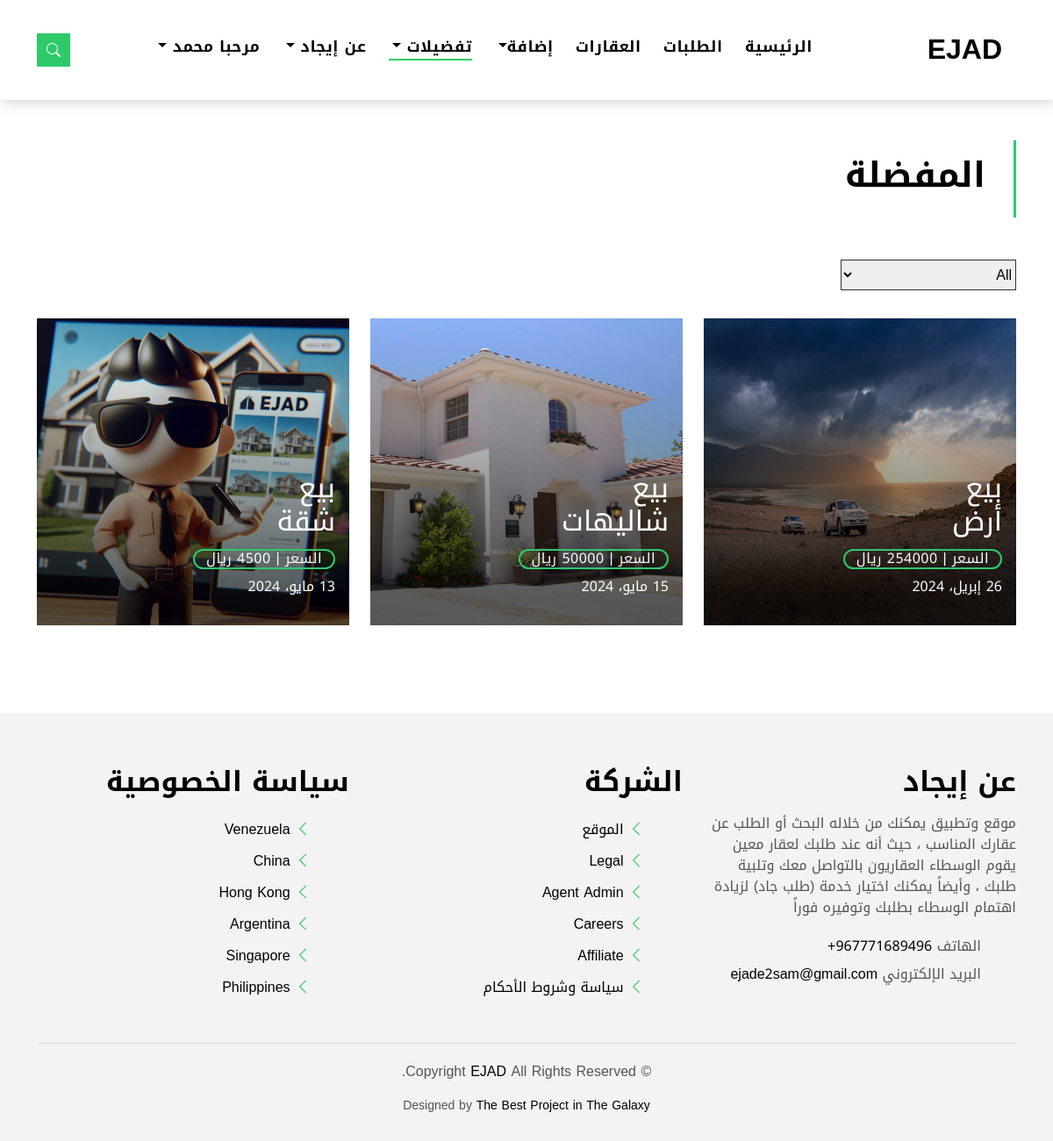
The app's page /order/fave (signed in) with its own data.
### property/models.py (models this page shows, shortened)
class Favorite(models.Model):
    property = models.ForeignKey(Property,
                                 on_delete=models.DO_NOTHING,
                                 null=True)
    customer = models.ForeignKey(Customer,
                                 on_delete=models.DO_NOTHING,
                                 null=True)
    status = models.BooleanField(default=False, null=True)

class Property(models.Model):
    area = models.ForeignKey(Area, on_delete=models.DO_NOTHING, null=True)
    agent = models.ForeignKey(Agent,
                              on_delete=models.DO_NOTHING,
                              null=True,
                              related_name='properties')
    title = models.CharField(max_length=50, null=True)
    property_type = models.CharField(max_length=100, null=True)
    location = models.CharField(max_length=100, null=True)
    img = models.ImageField(upload_to=filepath, blank=True)
    details = models.TextField(null=True)
    price = models.IntegerField(null=True)
    room_number = models.CharField(max_length=100, null=True, blank=True)
    hall_room = models.CharField(max_length=100, null=True, blank=True)
    bathrooms = models.CharField(max_length=100, null=True, blank=True)
    floor = models.CharField(max_length=100, null=True, blank=True)
    street_number = models.CharField(max_length=100, null=True)
    build_year = models.CharField(max_length=100, null=True)
    house_type = models.CharField(max_length=100, null=True, blank=True)
    space = models.IntegerField(null=True)
    pool = models.BooleanField(default=False, null=True)
    kitchen = models.BooleanField(default=False, null=True)
    roof = models.BooleanField(default=False, null=True)
    modern = models.BooleanField(default=False, null=True)
    appendix = models.BooleanField(default=False, null=True)
    elevator = models.BooleanField(default=False, null=True)
    basement = models.BooleanField(default=False, null=True)
    furnished = models.BooleanField(default=False, null=True)
    property_date = models.DateField(default=timezone.now)
    state = models.BooleanField(default=False, null=True)

### order/views.py (the view)
# urls.py: path('fave', views.fave, name='fave'),
def fave(request):
    context = {
        'fave': Favorite.objects.all(),
    }
    return render(request, 'order/fave.html', context)

### templates/order/fave.html (shortened to what this page needs)
{% extends 'base.html' %}
{% load static %}
{% block content %}
  <main id="main">
    <section class="intro-single">
      <div class="container">
        <div class="row">
          <div class="col-md-12 col-lg-8">
            <div class="title-single-box">
              <h1 class="title-single">المفضلة</h1>
            </div>
          </div>
        </div>
      </div>
    </section>
    <section class="property-grid grid">
      <div class="container">
        <div class="row">
          <div class="col-sm-12">
            <div class="grid-option">
              <form>
                <select class="custom-select">
                  <option selected>All</option>
                </select>
              </form>
            </div>
          </div>
          {% if user.is_authenticated and user.customer %}
          {% for fave in fave %}
          {% if request.user.customer == fave.customer %}
          {% if fave.status == True %}
          <div class="col-md-4">
            <div class="card-box-a card-shadow">
              <div class="img-box-a">
                {% if fave.property.img %}
                <img src="{{fave.property.img.url}}" alt="" class="img-a img-fluid" style="height: 350px; width: 100%;">
                {% else %}
                <img src="{% static 'assets/img/noPhoto.png' %}" alt="" class="img-a img-fluid" style="height: 350px; width: 100%;">
                {% endif %}
              </div>
              <div class="card-overlay">
                <div class="card-overlay-a-content">
                  <div class="card-header-a">
                    <h2 class="card-title-a">
                      <a href="{% url 'property_single' fave.property.id %}">{{fave.property.title}}
                        <br>{{fave.property.property_type}}</a>
                    </h2>
                  </div>
                  <div class="card-body-a">
                    <div class="price-box d-flex">
                      <span class="price-a">السعر | {{fave.property.price}} ريال</span>
                    </div>
                    <a href="{% url 'property_single' fave.property.id %}" class="link-a">{{fave.property.property_date}}
                    </a>
                  </div>
                </div>
              </div>
            </div>
          </div>
          {% endif %}
          {% endif %}
          {% endfor %}
          {% endif %}
        </div>
      </div>
    </section>
  </main>
  {% endblock %}

### templates/base.html (shortened to what this page needs)
{% load static %}
<!DOCTYPE html>
<html lang="en">
<head>
  <link href="{% static 'assets/vendor/animate.css/animate.min.css' %}" rel="stylesheet">
  <link href="{% static 'assets/vendor/bootstrap/css/bootstrap.min.css' %}" rel="stylesheet">
  <link href="{% static 'assets/vendor/bootstrap-icons/bootstrap-icons.css' %}" rel="stylesheet">
  <link href="{% static 'assets/vendor/swiper/swiper-bundle.min.css' %}" rel="stylesheet">
  <link href="{% static 'assets/css/style.css' %}" rel="stylesheet">
</head>
<body>
{% include 'parts/nav.html' %}
{% block content %}
{% endblock %}
{% include 'parts/footer.html' %}
</body>
</html>

### templates/parts/nav.html (shortened to what this page needs)
{% load static %}
  <nav class="navbar navbar-default navbar-trans navbar-expand-lg fixed-top">
    <div class="container">
      <a class="navbar-brand text-brand" href="{% url 'index' %}">EJAD</a>
      <div class="navbar-collapse collapse justify-content-center" id="navbarDefault">
        <ul class="navbar-nav">
          <li class="nav-item">
            <a class="nav-link {% if request.resolver_match.url_name == 'index' %}active{% endif %}" href="{% url 'index' %}">الرئيسية</a>
          </li>
          <li class="nav-item">
            <a class="nav-link {% if request.resolver_match.url_name == 'order_grid' %}active{% endif %}" href="{% url 'order_grid' %}">الطلبات</a>
          </li>
          <li class="nav-item">
            <a class="nav-link {% if request.resolver_match.url_name == 'property_grid' %}active{% endif %}" href="{% url 'property_grid' %}">العقارات</a>
          </li>
          {% if request.user.is_authenticated %}
          <li class="nav-item dropdown">
            <a class="nav-link dropdown-toggle" href="#" id="navbarDropdown" role="button" data-bs-toggle="dropdown" aria-haspopup="true" aria-expanded="false">إضافة</a>
          </li>
          {% endif %}
          <li class="nav-item dropdown">
            <a class="nav-link dropdown-toggle {% if request.resolver_match.url_name == 'fave' %}active{% endif %}" href="#" id="navbarDropdown" role="button" data-bs-toggle="dropdown" aria-haspopup="true" aria-expanded="false">
              تفضيلات
            </a>
          </li>
          <li class="nav-item dropdown">
            <a class="nav-link dropdown-toggle {% if request.resolver_match.url_name == 'about' %}active{% endif %}" href="#" id="navbarDropdown" role="button" data-bs-toggle="dropdown" aria-haspopup="true" aria-expanded="false">
            عن إيجاد
          </a>
          </li>
            {% if request.user.is_authenticated %}
              <li class="nav-item dropdown">
                  <a class="nav-link dropdown-toggle {% if request.resolver_match.url_name == 'profile' %}active{% endif %}" href="#" id="navbarDropdown" role="button" data-bs-toggle="dropdown" aria-haspopup="true" aria-expanded="false">
                      مرحبا {{ request.user.username }}
                  </a>
              </li>
            {% else %}
                <li class="nav-item">
                  <a class="nav-link {% if request.resolver_match.url_name == 'signup' %}active{% endif %}" href="{% url 'login' %}"> تسجيل الدخول</a>
                </li>
            {% endif %}
              </ul>
              </div>
      <button type="button" class="btn btn-b-n navbar-toggle-box navbar-toggle-box-collapse" data-bs-toggle="collapse" data-bs-target="#navbarTogglerDemo01">
        <i class="bi bi-search"></i>
      </button>
    </div>
  </nav>

### templates/parts/footer.html (shortened to what this page needs)
  <section class="section-footer">
    <div class="container">
      <div class="row">
        <div class="col-sm-12 col-md-4">
          <div class="widget-a">
            <div class="w-header-a">
              <h3 class="w-title-a text-brand">عن إيجاد</h3>
            </div>
            <div class="w-body-a">
              <p class="w-text-a color-text-a">
                موقع وتطبيق يمكنك من خلاله البحث أو الطلب عن عقارك المناسب ، حيث أنه عند طلبك لعقار معين  يقوم الوسطاء العقاريون بالتواصل معك وتلبية طلبك ، وأيضاً يمكنك اختيار خدمة (طلب جاد) لزيادة اهتمام الوسطاء بطلبك وتوفيره فوراً
              </p>
            </div>
            <div class="w-footer-a">
              <ul class="list-unstyled">
                <li class="color-a">
                  <span class="color-text-a">الهاتف</span> <a href="tel:+967771689496"> 967771689496+</a>
                </li>
                <li class="color-a">
                  <span class="color-text-a">البريد الإلكتروني</span> <a href="mailto:ejade2sam@gmail.com"> ejade2sam@gmail.com</a>
                </li>
              </ul>
            </div>
          </div>
        </div>
        <div class="col-sm-12 col-md-4 section-md-t3">
          <div class="widget-a">
            <div class="w-header-a">
              <h3 class="w-title-a text-brand">الشركة</h3>
            </div>
            <div class="w-body-a">
              <div class="w-body-a">
                <ul class="list-unstyled">
                  <li class="item-list-a">
                    <i class="bi bi-chevron-left"></i> <a href="#">الموقع</a>
                  </li>
                  <li class="item-list-a">
                    <i class="bi bi-chevron-left"></i> <a href="#">Legal</a>
                  </li>
                  <li class="item-list-a">
                    <i class="bi bi-chevron-left"></i> <a href="#">Agent Admin</a>
                  </li>
                  <li class="item-list-a">
                    <i class="bi bi-chevron-left"></i> <a href="#">Careers</a>
                  </li>
                  <li class="item-list-a">
                    <i class="bi bi-chevron-left"></i> <a href="#">Affiliate</a>
                  </li>
                  <li class="item-list-a">
                    <i class="bi bi-chevron-left"></i> <a href="{% url 'privacy_policy' %}">سياسة وشروط الأحكام</a>
                  </li>
                </ul>
              </div>
            </div>
          </div>
        </div>
        <div class="col-sm-12 col-md-4 section-md-t3">
          <div class="widget-a">
            <div class="w-header-a">
              <h3 class="w-title-a text-brand">سياسة الخصوصية</h3>
            </div>
            <div class="w-body-a">
              <ul class="list-unstyled">
                <li class="item-list-a">
                  <i class="bi bi-chevron-left"></i> <a href="#">Venezuela</a>
                </li>
                <li class="item-list-a">
                  <i class="bi bi-chevron-left"></i> <a href="#">China</a>
                </li>
                <li class="item-list-a">
                  <i class="bi bi-chevron-left"></i> <a href="#">Hong Kong</a>
                </li>
                <li class="item-list-a">
                  <i class="bi bi-chevron-left"></i> <a href="#">Argentina</a>
                </li>
                <li class="item-list-a">
                  <i class="bi bi-chevron-left"></i> <a href="#">Singapore</a>
                </li>
                <li class="item-list-a">
                  <i class="bi bi-chevron-left"></i> <a href="#">Philippines</a>
                </li>
              </ul>
            </div>
          </div>
        </div>
      </div>
    </div>
  </section>
  <footer>
    <div class="container">
      <div class="row">
        <div class="col-md-12">
          <div class="copyright-footer">
            <p class="copyright color-text-a">
              &copy; Copyright
              <span class="color-a">EJAD</span> All Rights Reserved.
            </p>
          </div>
          <div class="credits">
            Designed by <a href="#">The Best Project in The Galaxy</a>
          </div>
        </div>
      </div>
    </div>
  </footer>

### records on screen
Favorite: property.img (picture), property "بيع", property.property_type "أرض", property.price "254000", property.property_date "26 إبريل، 2024"
Favorite: property.img (picture), property "بيع", property.property_type "شاليهات", property.price "50000", property.property_date "15 مايو، 2024"
Favorite: property.img (picture), property "بيع", property.property_type "شقة", property.price "4500", property.property_date "13 مايو، 2024"

### other values on screen
{{ request.user.username }} "محمد"
